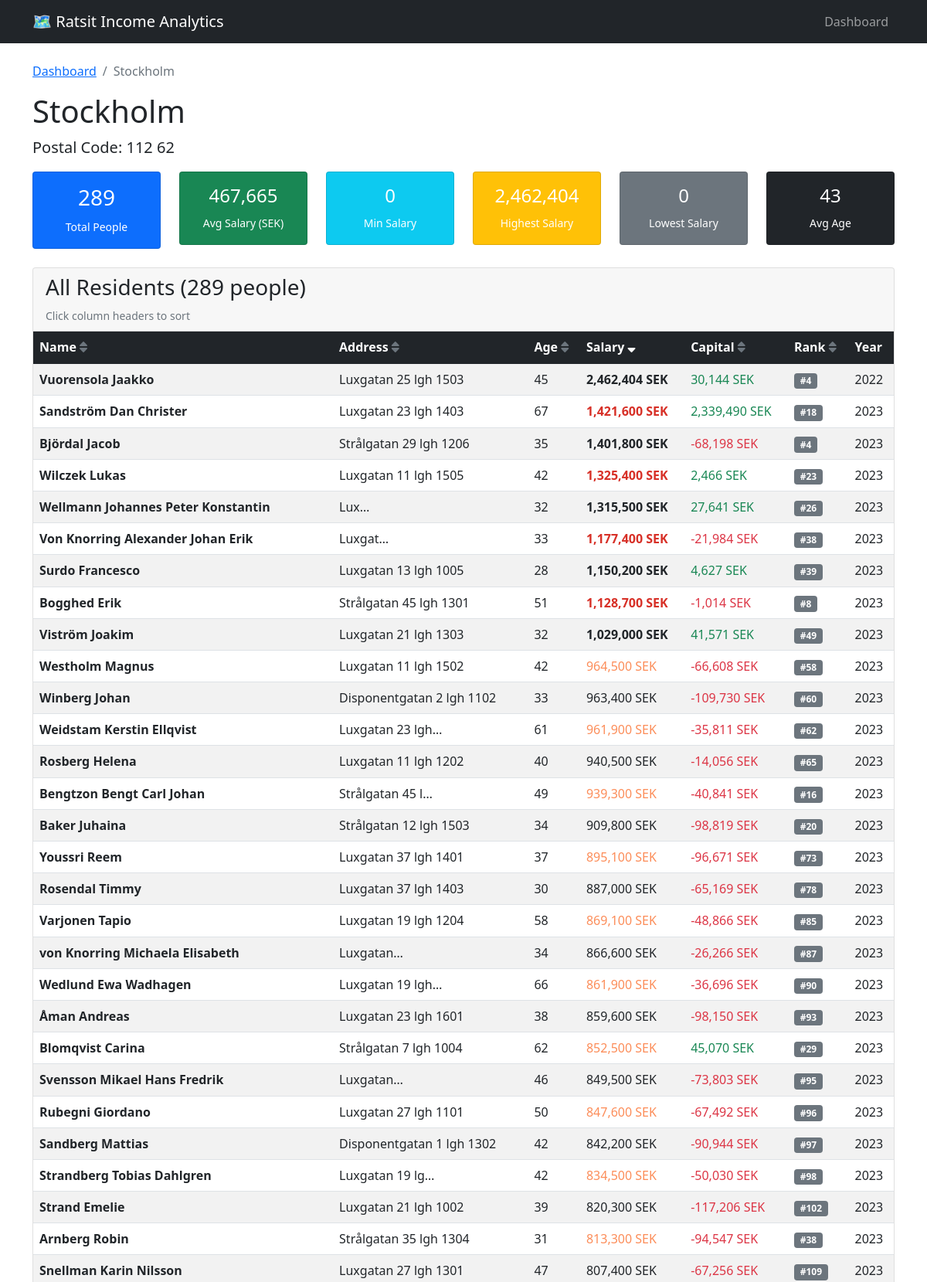
The app's page /area/112 62 (upper part) with its own data.
### tables this page shows
CREATE TABLE persons (
                id INTEGER PRIMARY KEY AUTOINCREMENT,
                name TEXT NOT NULL,
                address TEXT,
                postal_code TEXT,
                area_name TEXT,
                age INTEGER,
                income_year INTEGER,
                salary_rank INTEGER,
                payment_remarks BOOLEAN,
                salary INTEGER,
                capital INTEGER,
                created_at TIMESTAMP DEFAULT CURRENT_TIMESTAMP
            );

### app.py (the view)
@app.route('/area/<postal_code>')
def area_detail(postal_code):
    db = RatsitDatabase()
    sort_by = request.args.get('sort', 'salary')
    sort_order = request.args.get('order', 'desc')
    persons = db.get_persons_by_area(postal_code=postal_code, sort_by=sort_by, sort_order=sort_order)
    if persons.empty:
        return "Area not found", 404
    area_name = persons.iloc[0]['area_name']
    stats = {
        'area_name': area_name,
        'postal_code': postal_code,
        'total_people': len(persons),
        'avg_salary': int(persons['salary'].mean()),
        'max_salary': int(persons['salary'].max()),
        'min_salary': int(persons['salary'].min()),
        'avg_age': int(persons['age'].mean())
    }
    return render_template('area_detail.html',
                         stats=stats,
                         persons=persons.to_dict('records'),
                         current_sort=sort_by,
                         current_order=sort_order)

### templates/area_detail.html (shortened to what this page needs)
{% extends "base.html" %}
{% block content %}
<div class="row">
    <div class="col-12">
        <nav aria-label="breadcrumb">
            <ol class="breadcrumb">
                <li class="breadcrumb-item"><a href="{{ url_for('index') }}">Dashboard</a></li>
                <li class="breadcrumb-item active">{{ stats.area_name }}</li>
            </ol>
        </nav>
        <h1>{{ stats.area_name }}</h1>
        <p class="lead">Postal Code: {{ stats.postal_code }}</p>
    </div>
</div>
<div class="row mb-4">
    <div class="col-md-2">
        <div class="card bg-primary text-white">
            <div class="card-body text-center">
                <h3>{{ stats.total_people }}</h3>
                <small>Total People</small>
            </div>
        </div>
    </div>
    <div class="col-md-2">
        <div class="card bg-success text-white">
            <div class="card-body text-center">
                <h4>{{ "{:,}".format(stats.avg_salary) }}</h4>
                <small>Avg Salary (SEK)</small>
            </div>
        </div>
    </div>
    <div class="col-md-2">
        <div class="card bg-info text-white">
            <div class="card-body text-center">
                <h4>{{ "{:,}".format(stats.min_salary) }}</h4>
                <small>Min Salary</small>
            </div>
        </div>
    </div>
    <div class="col-md-2">
        <div class="card bg-warning text-white">
            <div class="card-body text-center">
                <h4>{{ "{:,}".format(stats.max_salary) }}</h4>
                <small>Highest Salary</small>
            </div>
        </div>
    </div>
    <div class="col-md-2">
        <div class="card bg-secondary text-white">
            <div class="card-body text-center">
                <h4>{{ "{:,}".format(stats.min_salary) }}</h4>
                <small>Lowest Salary</small>
            </div>
        </div>
    </div>
    <div class="col-md-2">
        <div class="card bg-dark text-white">
            <div class="card-body text-center">
                <h4>{{ stats.avg_age }}</h4>
                <small>Avg Age</small>
            </div>
        </div>
    </div>
</div>
<div class="row">
    <div class="col-12">
        <div class="card">
            <div class="card-header">
                <h3>All Residents ({{ stats.total_people }} people)</h3>
                <small class="text-muted">Click column headers to sort</small>
            </div>
            <div class="card-body p-0">
                <div class="table-responsive">
                    <table class="table table-striped mb-0">
                        <thead class="table-dark">
                            <tr>
                                <th>
                                    <a href="?sort=name&order={{ 'asc' if current_sort == 'name' and current_order == 'desc' else 'desc' }}"
                                       class="text-white text-decoration-none">
                                        Name
                                        {% if current_sort == 'name' %}
                                            <i class="fas fa-sort-{{ 'down' if current_order == 'desc' else 'up' }}"></i>
                                        {% else %}
                                            <i class="fas fa-sort text-muted"></i>
                                        {% endif %}
                                    </a>
                                </th>
                                <th>
                                    <a href="?sort=address&order={{ 'asc' if current_sort == 'address' and current_order == 'desc' else 'desc' }}"
                                       class="text-white text-decoration-none">
                                        Address
                                        {% if current_sort == 'address' %}
                                            <i class="fas fa-sort-{{ 'down' if current_order == 'desc' else 'up' }}"></i>
                                        {% else %}
                                            <i class="fas fa-sort text-muted"></i>
                                        {% endif %}
                                    </a>
                                </th>
                                <th>
                                    <a href="?sort=age&order={{ 'asc' if current_sort == 'age' and current_order == 'desc' else 'desc' }}"
                                       class="text-white text-decoration-none">
                                        Age
                                        {% if current_sort == 'age' %}
                                            <i class="fas fa-sort-{{ 'down' if current_order == 'desc' else 'up' }}"></i>
                                        {% else %}
                                            <i class="fas fa-sort text-muted"></i>
                                        {% endif %}
                                    </a>
                                </th>
                                <th>
                                    <a href="?sort=salary&order={{ 'asc' if current_sort == 'salary' and current_order == 'desc' else 'desc' }}"
                                       class="text-white text-decoration-none">
                                        Salary
                                        {% if current_sort == 'salary' %}
                                            <i class="fas fa-sort-{{ 'down' if current_order == 'desc' else 'up' }}"></i>
                                        {% else %}
                                            <i class="fas fa-sort text-muted"></i>
                                        {% endif %}
                                    </a>
                                </th>
                                <th>
                                    <a href="?sort=capital&order={{ 'asc' if current_sort == 'capital' and current_order == 'desc' else 'desc' }}"
                                       class="text-white text-decoration-none">
                                        Capital
                                        {% if current_sort == 'capital' %}
                                            <i class="fas fa-sort-{{ 'down' if current_order == 'desc' else 'up' }}"></i>
                                        {% else %}
                                            <i class="fas fa-sort text-muted"></i>
                                        {% endif %}
                                    </a>
                                </th>
                                <th>
                                    <a href="?sort=rank&order={{ 'asc' if current_sort == 'rank' and current_order == 'desc' else 'desc' }}"
                                       class="text-white text-decoration-none">
                                        Rank
                                        {% if current_sort == 'rank' %}
                                            <i class="fas fa-sort-{{ 'down' if current_order == 'desc' else 'up' }}"></i>
                                        {% else %}
                                            <i class="fas fa-sort text-muted"></i>
                                        {% endif %}
                                    </a>
                                </th>
                                <th>Year</th>
                            </tr>
                        </thead>
                        <tbody>
                            {% for person in persons %}
                            <tr>
                                <td><strong>{{ person.name }}</strong></td>
                                <td>{{ person.address }}</td>
                                <td>{{ person.age }}</td>
                                <td class="{% if person.salary > 1000000 %}salary-high{% elif person.salary > 500000 %}salary-medium{% else %}salary-low{% endif %}">
                                    {{ "{:,}".format(person.salary) }} SEK
                                </td>
                                <td>
                                    {% if person.capital >= 0 %}
                                        <span class="text-success">{{ "{:,}".format(person.capital) }} SEK</span>
                                    {% else %}
                                        <span class="text-danger">{{ "{:,}".format(person.capital) }} SEK</span>
                                    {% endif %}
                                </td>
                                <td><span class="badge bg-secondary">#{{ person.salary_rank }}</span></td>
                                <td>{{ person.income_year }}</td>
                            </tr>
                            {% endfor %}
                        </tbody>
                    </table>
                </div>
            </div>
        </div>
    </div>
</div>
{% endblock %}

### templates/base.html (style rules this page uses)
.salary-high { color: #d73027; font-weight: bold; }
.salary-medium { color: #fc8d59; }

### records on screen
persons: area_name "Stockholm", postal_code "112 62", name "Vuorensola Jaakko", address "Luxgatan 25 lgh 1503", age "45", salary "2,462,404", capital "30,144", salary_rank "4", income_year "2022"
persons: name "Sandström Dan Christer", address "Luxgatan 23 lgh 1403", age "67", salary "1,421,600", capital "2,339,490", salary_rank "18", income_year "2023"
persons: name "Björdal Jacob", address "Strålgatan 29 lgh 1206", age "35", salary "1,401,800", capital "-68,198", salary_rank "4", income_year "2023"
persons: name "Wilczek Lukas", address "Luxgatan 11 lgh 1505", age "42", salary "1,325,400", capital "2,466", salary_rank "23", income_year "2023"
persons: name "Wellmann Johannes Peter Konstantin", address "Lux…", age "32", salary "1,315,500", capital "27,641", salary_rank "26", income_year "2023"
persons: name "Von Knorring Alexander Johan Erik", address "Luxgat…", age "33", salary "1,177,400", capital "-21,984", salary_rank "38", income_year "2023"
persons: name "Surdo Francesco", address "Luxgatan 13 lgh 1005", age "28", salary "1,150,200", capital "4,627", salary_rank "39", income_year "2023"
persons: name "Bogghed Erik", address "Strålgatan 45 lgh 1301", age "51", salary "1,128,700", capital "-1,014", salary_rank "8", income_year "2023"
persons: name "Viström Joakim", address "Luxgatan 21 lgh 1303", age "32", salary "1,029,000", capital "41,571", salary_rank "49", income_year "2023"
persons: name "Westholm Magnus", address "Luxgatan 11 lgh 1502", age "42", salary "964,500", capital "-66,608", salary_rank "58", income_year "2023"
persons: name "Winberg Johan", address "Disponentgatan 2 lgh 1102", age "33", salary "963,400", capital "-109,730", salary_rank "60", income_year "2023"
persons: name "Weidstam Kerstin Ellqvist", address "Luxgatan 23 lgh…", age "61", salary "961,900", capital "-35,811", salary_rank "62", income_year "2023"
persons: name "Rosberg Helena", address "Luxgatan 11 lgh 1202", age "40", salary "940,500", capital "-14,056", salary_rank "65", income_year "2023"
persons: name "Bengtzon Bengt Carl Johan", address "Strålgatan 45 l…", age "49", salary "939,300", capital "-40,841", salary_rank "16", income_year "2023"
persons: name "Baker Juhaina", address "Strålgatan 12 lgh 1503", age "34", salary "909,800", capital "-98,819", salary_rank "20", income_year "2023"
persons: name "Youssri Reem", address "Luxgatan 37 lgh 1401", age "37", salary "895,100", capital "-96,671", salary_rank "73", income_year "2023"
persons: name "Rosendal Timmy", address "Luxgatan 37 lgh 1403", age "30", salary "887,000", capital "-65,169", salary_rank "78", income_year "2023"
persons: name "Varjonen Tapio", address "Luxgatan 19 lgh 1204", age "58", salary "869,100", capital "-48,866", salary_rank "85", income_year "2023"
persons: name "von Knorring Michaela Elisabeth", address "Luxgatan…", age "34", salary "866,600", capital "-26,266", salary_rank "87", income_year "2023"
persons: name "Wedlund Ewa Wadhagen", address "Luxgatan 19 lgh…", age "66", salary "861,900", capital "-36,696", salary_rank "90", income_year "2023"
persons: name "Åman Andreas", address "Luxgatan 23 lgh 1601", age "38", salary "859,600", capital "-98,150", salary_rank "93", income_year "2023"
persons: name "Blomqvist Carina", address "Strålgatan 7 lgh 1004", age "62", salary "852,500", capital "45,070", salary_rank "29", income_year "2023"
persons: name "Svensson Mikael Hans Fredrik", address "Luxgatan…", age "46", salary "849,500", capital "-73,803", salary_rank "95", income_year "2023"
persons: name "Rubegni Giordano", address "Luxgatan 27 lgh 1101", age "50", salary "847,600", capital "-67,492", salary_rank "96", income_year "2023"
persons: name "Sandberg Mattias", address "Disponentgatan 1 lgh 1302", age "42", salary "842,200", capital "-90,944", salary_rank "97", income_year "2023"
persons: name "Strandberg Tobias Dahlgren", address "Luxgatan 19 lg…", age "42", salary "834,500", capital "-50,030", salary_rank "98", income_year "2023"
persons: name "Strand Emelie", address "Luxgatan 21 lgh 1002", age "39", salary "820,300", capital "-117,206", salary_rank "102", income_year "2023"
persons: name "Arnberg Robin", address "Strålgatan 35 lgh 1304", age "31", salary "813,300", capital "-94,547", salary_rank "38", income_year "2023"
persons: name "Snellman Karin Nilsson", address "Luxgatan 27 lgh 1301", age "47", salary "807,400", capital "-67,256", salary_rank "109", income_year "2023"

### other values on screen
{{ stats.total_people }} "289"
{{ "{:,}".format(stats.avg_salary) }} "467,665"
{{ "{:,}".format(stats.min_salary) }} "0"
{{ "{:,}".format(stats.max_salary) }} "2,462,404"
{{ stats.avg_age }} "43"
